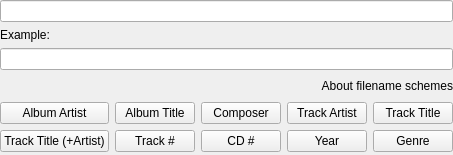
<?xml version="1.0" encoding="UTF-8"?>
<ui version="4.0">
 <class>FilenameSchemeDialog</class>
 <widget class="QWidget" name="FilenameSchemeDialog">
  <property name="geometry">
   <rect>
    <x>0</x>
    <y>0</y>
    <width>378</width>
    <height>155</height>
   </rect>
  </property>
  <layout class="QGridLayout" name="gridLayout">
   <property name="margin">
    <number>0</number>
   </property>
   <item row="0" column="0" colspan="5">
    <widget class="LineEdit" name="pattern"/>
   </item>
   <item row="1" column="0">
    <widget class="QLabel" name="label_album_example">
     <property name="maximumSize">
      <size>
       <width>16777215</width>
       <height>21</height>
      </size>
     </property>
     <property name="text">
      <string>Example:</string>
     </property>
    </widget>
   </item>
   <item row="2" column="0" colspan="5">
    <widget class="LineEdit" name="example">
     <property name="readOnly">
      <bool>true</bool>
     </property>
    </widget>
   </item>
   <item row="3" column="0" colspan="5">
    <layout class="QHBoxLayout" name="horizontalLayout">
     <item>
      <spacer name="horizontalSpacer">
       <property name="orientation">
        <enum>Qt::Horizontal</enum>
       </property>
       <property name="sizeHint" stdset="0">
        <size>
         <width>40</width>
         <height>20</height>
        </size>
       </property>
      </spacer>
     </item>
     <item>
      <widget class="UrlLabel" name="help">
       <property name="text">
        <string>About filename schemes</string>
       </property>
       <property name="alignment">
        <set>Qt::AlignRight|Qt::AlignTrailing|Qt::AlignVCenter</set>
       </property>
      </widget>
     </item>
    </layout>
   </item>
   <item row="4" column="0">
    <widget class="QPushButton" name="albumArtist">
     <property name="text">
      <string>Album Artist</string>
     </property>
    </widget>
   </item>
   <item row="4" column="1">
    <widget class="QPushButton" name="albumTitle">
     <property name="text">
      <string>Album Title</string>
     </property>
    </widget>
   </item>
   <item row="4" column="2">
    <widget class="QPushButton" name="composer">
     <property name="text">
      <string>Composer</string>
     </property>
    </widget>
   </item>
   <item row="4" column="3">
    <widget class="QPushButton" name="trackArtist">
     <property name="text">
      <string>Track Artist</string>
     </property>
    </widget>
   </item>
   <item row="4" column="4">
    <widget class="QPushButton" name="trackTitle">
     <property name="text">
      <string>Track Title</string>
     </property>
    </widget>
   </item>
   <item row="5" column="0">
    <widget class="QPushButton" name="trackArtistAndTitle">
     <property name="minimumSize">
      <size>
       <width>0</width>
       <height>0</height>
      </size>
     </property>
     <property name="maximumSize">
      <size>
       <width>16777215</width>
       <height>16777215</height>
      </size>
     </property>
     <property name="text">
      <string>Track Title (+Artist)</string>
     </property>
    </widget>
   </item>
   <item row="5" column="1">
    <widget class="QPushButton" name="trackNo">
     <property name="text">
      <string>Track #</string>
     </property>
    </widget>
   </item>
   <item row="5" column="2">
    <widget class="QPushButton" name="cdNo">
     <property name="text">
      <string>CD #</string>
     </property>
    </widget>
   </item>
   <item row="5" column="3">
    <widget class="QPushButton" name="year">
     <property name="text">
      <string>Year</string>
     </property>
    </widget>
   </item>
   <item row="5" column="4">
    <widget class="QPushButton" name="genre">
     <property name="text">
      <string>Genre</string>
     </property>
    </widget>
   </item>
   <item row="6" column="1" colspan="2">
    <spacer name="verticalSpacer">
     <property name="orientation">
      <enum>Qt::Vertical</enum>
     </property>
     <property name="sizeHint" stdset="0">
      <size>
       <width>20</width>
       <height>0</height>
      </size>
     </property>
    </spacer>
   </item>
  </layout>
 </widget>
 <customwidgets>
  <customwidget>
   <class>UrlLabel</class>
   <extends>QLabel</extends>
   <header>urllabel.h</header>
  </customwidget>
  <customwidget>
   <class>LineEdit</class>
   <extends>QLineEdit</extends>
   <header>lineedit.h</header>
  </customwidget>
 </customwidgets>
 <resources/>
 <connections/>
</ui>
